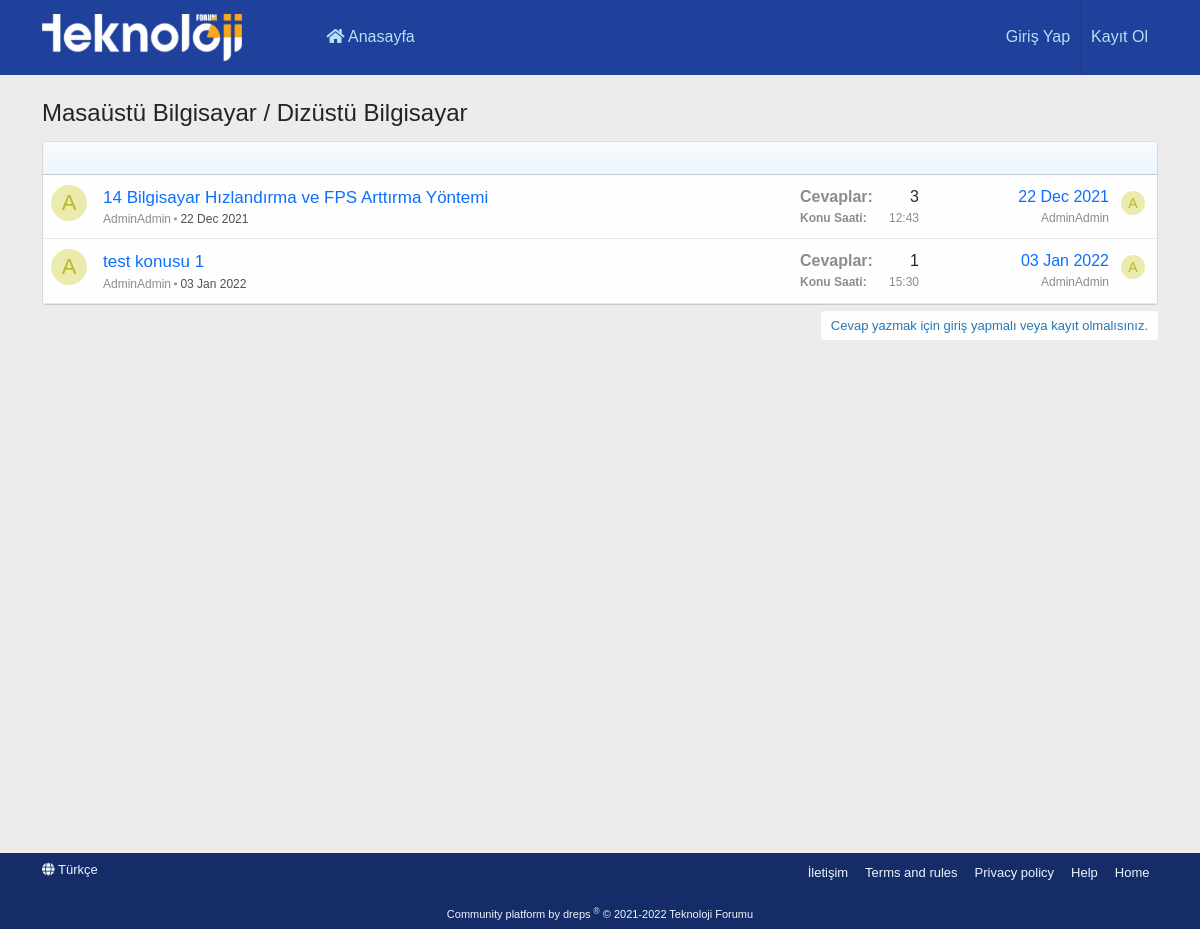
The app's page /forumlar/masaustu-bilgisayar-dizustu-bilgisayar with its own data.
### tables this page shows
CREATE TABLE `boards` (
  `board_id` int(11) NOT NULL,
  `board_name` varchar(255) NOT NULL,
  `board_parent` varchar(255) DEFAULT NULL,
  `board_url` varchar(255) NOT NULL
);

CREATE TABLE `topics` (
  `topic_id` int(11) NOT NULL,
  `topic_name` varchar(255) NOT NULL,
  `topic_url` varchar(255) NOT NULL,
  `board_id` int(11) NOT NULL,
  `topic_created_date` timestamp NOT NULL DEFAULT current_timestamp(),
  `user_id` int(11) NOT NULL
);

CREATE TABLE `users` (
  `user_id` int(11) NOT NULL,
  `user_name` varchar(255) NOT NULL,
  `user_email` varchar(255) NOT NULL,
  `user_password` varchar(255) NOT NULL,
  `user_register_date` timestamp NOT NULL DEFAULT current_timestamp()
);

### application/controllers/Board.php (called while the page is built, shortened)
<?php
class Board extends CI_Controller {
    public function __construct()
	{
        $this->load->model('boardmodel');
        $this->load->model('topicmodel');
		$this->load->library('form_validation');
	}
    public function index($get_board){
        $board = $this->boardmodel->getAltBoards(array('board_url' => $get_board));
        if (!empty($board)) {
            $board_id = $board[0]->board_id;
            $topics = $this->topicmodel->getTopics(array('board_id' => $board_id));
            $this->load->view('board', array(
                'board_id' => $board_id,
                'board_name' => $board[0]->board_name,
                'topics' => $topics
            ));
        } else {
            show_404();
        }
    }
}

### index.php (called while the page is built, shortened)
<?php
require_once BASEPATH.'core/CodeIgniter.php';

### application/models/BoardModel.php (called while the page is built, shortened)
<?php
class BoardModel extends CI_Model {
    public function getAltBoards($where){
        $boards = $this->db->get_where('boards', $where);
        return $boards->result();
    }
}

### application/models/TopicModel.php (called while the page is built, shortened)
<?php
class TopicModel extends CI_Model {
    public function getTopics($where) {
        $topics = $this->db->join('users', 'topics.user_id = users.user_id')->get_where('topics', $where);
        return $topics->result();
    }
    public function getMessagesCountRow($topic_id) {
        return $this->db->where(['topic_id'=>$topic_id])->from("messages")->count_all_results();
    }
}

### application/views/board.php (the view, shortened to what this page needs)
<!DOCTYPE html>
<html lang="tr">
<head>
</head>
<body>
    <section>
        <div class="container">
            <h3><?=$board_name?></h3>
            <div class="block-container">
                <div class="block-bar"></div>
                <div class="block-body">
                    <div class="structItemContainer">
                        <?php foreach ($topics as $key => $value) : ?>
                            <div class="structItem">
                                <div class="structItem-cell structItem-cell--icon">
                                    <div class="structItem-iconContainer">
                                        <a href="#" class="avatar avatar--s avatar--default avatar--default--dynamic" style="background-color: #ebebad; color: #b8b82e">
                                            <span class="avatar-u134-s" role="img"><?=strtoupper($value->user_name[0]);?></span>
                                        </a>
                                    </div>
                                </div>
                                <div class="structItem-cell structItem-cell--main">
                                    <div class="structItem-title">
                                        <a href="<?=base_url('konular/' . $value->topic_url);?>"><?=$value->topic_name;?></a>
                                    </div>
                                    <div class="structItem-minor">
                                        <ul class="structItem-parts">
                                            <li>
                                                <a href="#" class="username"><?=$value->user_name;?><i class="fas fa-circle" style="font-size: 3px;position: relative;bottom: 3px;left: 3px;margin-right: 3px;"></i></a>
                                            </li>
                                            <li class="structItem-startDate">
                                                <a href="<?=base_url('konular/' . $value->topic_url);?>" rel="nofollow"><time class="u-dt" dir="auto"><?=strftime('%d %b %Y', strtotime($value->topic_created_date));?></time></a>
                                            </li>
                                        </ul>
                                    </div>
                                </div>
                                <div class="structItem-cell structItem-cell--meta">
                                    <dl class="pairs pairs--justified">
                                        <dt>
                                            Cevaplar:
                                        </dt>
                                        <dd>
                                                <?=$this->topicmodel->getMessagesCountRow($value->topic_id);?>
                                        </dd>
                                    </dl>
                                    <dl class="pairs pairs--justified structItem-minor">
                                        <dt>
                                            Konu Saati:
                                        </dt>
                                        <dd>
                                            <?=strftime('%H:%M', strtotime($value->topic_created_date));?>
                                        </dd>
                                    </dl>
                                </div>
                                <div class="structItem-cell structItem-cell--latest">
                                    <a href="<?=base_url('konular/' . $value->topic_url);?>" rel="nofollow"><time class="structItem-latestDate u-dt" dir="auto"><?=strftime('%d %b %Y', strtotime($value->topic_created_date));?></time></a>
                                    <div class="structItem-minor">
                                        <a href="#" class="username" dir="auto" itemprop="name"><?=$value->user_name;?></a>
                                    </div>
                                </div>
                                <div class="structItem-cell structItem-cell--icon structItem-cell--iconEnd">
                                    <div class="structItem-iconContainer">
                                        <a href="#" class="avatar avatar--xxs avatar--default avatar--default--dynamic" style="background-color: #ebebad; color: #b8b82e">
                                            <span class="avatar-u134-s" role="img" style="font-size: 14px;"><?=strtoupper($value->user_name[0]);?></span>
                                        </a>
                                    </div>
                                </div>
                            </div>
                        <?php endforeach;?>
                    </div>
                </div>
            </div>
            <div class="block-outer block-outer--after">
                <div class="block-outer-opposite">
                    <?php if($this->session->has_userdata('login')) : ?>
                        <a class="button--link button--wrap button post-thread-button" data-bs-toggle="collapse" href="#post_threadCollapse" role="button" aria-expanded="false" aria-controls="post_threadCollapse"><span class="button-text"><i class="far fa-edit"></i> Yeni Konu</span></a>
                    <?php else : ?>
                        <a href="" class="button--link button--wrap button login-for-post-thread" data-bs-toggle="modal" data-bs-target="#giris_yapModal"><span class="button-text">Cevap yazmak için giriş yapmalı veya kayıt olmalısınız.</span></a>
                    <?php endif;?>
                </div>
            </div>
        </div>
    </section>
    <br>
</body>
</html>

### records on screen
boards: board_name "Masaüstü Bilgisayar / Dizüstü Bilgisayar"
topics: user.user_name "A", topic_name "14 Bilgisayar Hızlandırma ve FPS Arttırma Yöntemi", user.user_name "AdminAdmin", topic_created_date "22 Dec 2021", topic_id "3", topic_created_date "12:43"
topics: user.user_name "A", topic_name "test konusu 1", user.user_name "AdminAdmin", topic_created_date "03 Jan 2022", topic_id "1", topic_created_date "15:30"
